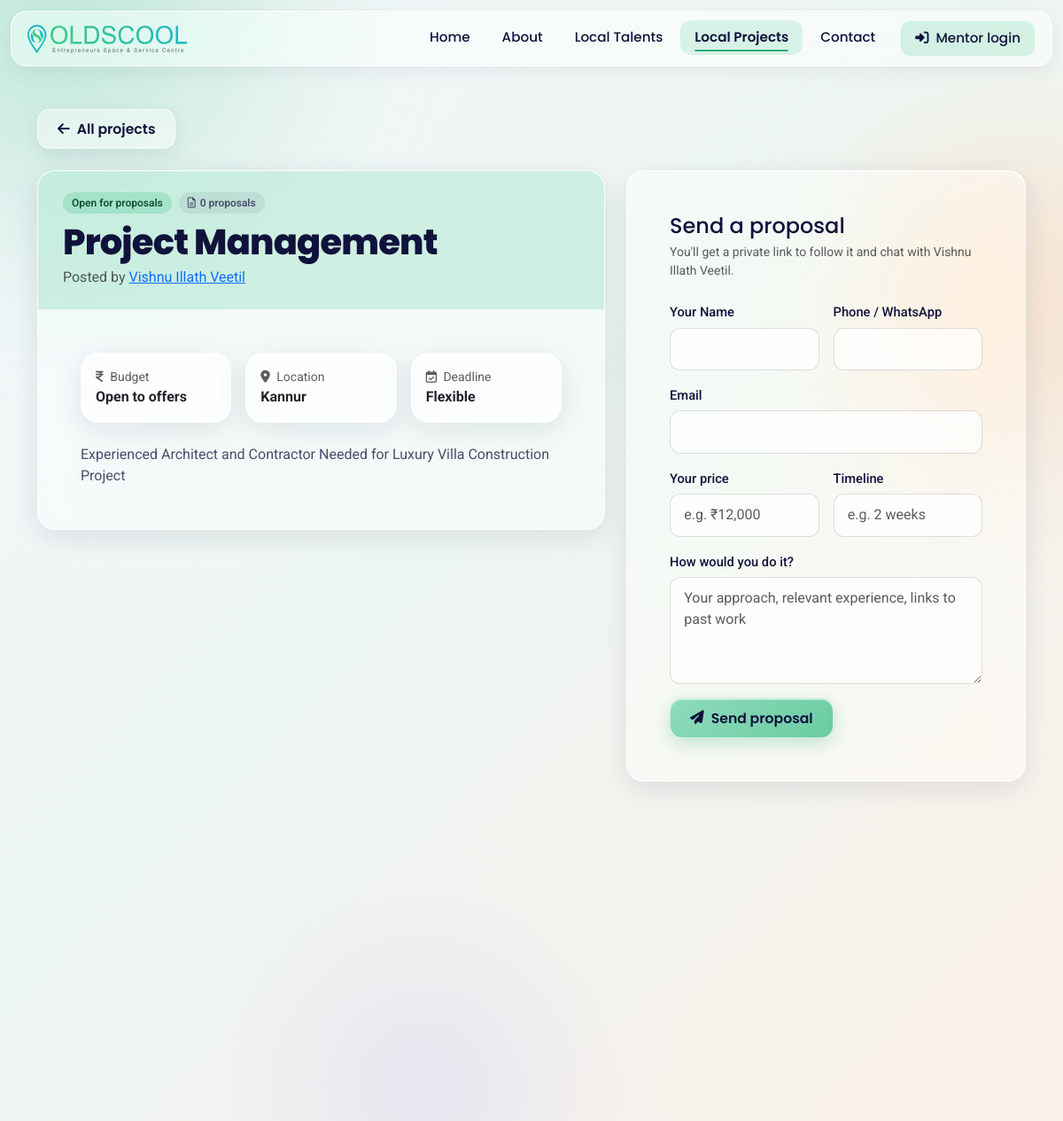
The app's page /project/project/89/ with its own data.
### localproj/models.py (models this page shows, shortened)
class Project (models.Model):
    project_name = models.TextField()
    posted_by = models.ForeignKey(Mentors, on_delete=models.CASCADE, default=36)
    LOCALITY_CHOICES = (
        ('Thiruvananthapuram','Thiruvananthapuram'),
        ('Kollam', 'Kollam'),
        ('Alappuzha', 'Alappuzha'),
        ('Pathanamthitta', 'Pathanamthitta'),
        ('Kottayam', 'Kottayam'),
        ('Idukki', 'Idukki'),
        ('Ernakulam', 'Ernakulam'),
        ('Thrissur', 'Thrissur'),
        ('Palakkad', 'Palakkad'),
        ('Malappuram', 'Malappuram'),
        ('Kozhikode', 'Kozhikode'),
        ('Wayanad', 'Wayanad'),
        ('Kannur', 'Kannur'),
        ('Kasaragod', 'Kasaragod'),
    )
    location = models.CharField(max_length = 20, choices = LOCALITY_CHOICES, null= False, blank = False)
    image = models.ImageField(
        upload_to='uploads/',
        null=True,
        blank=True,
        validators=[
            FileExtensionValidator(allowed_extensions=['jpg', 'jpeg'], message='Only JPEG/JPG files are allowed.'),
            validate_image_size,
        ]
    )
    start_date = models.DateField(null=True, blank=True)
    end_date = models.DateField(null=True, blank=True)
    description = models.TextField(null=True, blank=True)
    status = models.BooleanField(default=False)
    budget = models.CharField(max_length=60, blank=True, help_text='e.g. "₹15,000" or "₹500/hour"')
    skills = models.ManyToManyField(Specialization, blank=True, related_name='projects')
    STAGE_OPEN, STAGE_IN_PROGRESS, STAGE_CLOSED = 'open', 'in_progress', 'closed'
    STAGE_CHOICES = ((STAGE_OPEN, 'Open for proposals'), (STAGE_IN_PROGRESS, 'In progress'), (STAGE_CLOSED, 'Closed'))
    stage = models.CharField(max_length=12, choices=STAGE_CHOICES, default=STAGE_OPEN)

### mentor/models.py (models this page shows, shortened)
class Mentors(models.Model):
    name = models.CharField(max_length=40)
    contact = models.CharField(max_length=15, default = "")
    email = models.EmailField(max_length=100, default = None, null=True)
    qualification = models. CharField(max_length = 200, null= True)
    pub_date = models.DateTimeField("date published", default=timezone.now)
    categories = models.ManyToManyField(Category, related_name='mentors')
    specializations = models.ManyToManyField(Specialization, related_name='mentors', blank=True)
    date_of_birth = models.DateField("date of birth")
    experience = models.IntegerField("Years of Experience")
    WEEKDAY_CHOICES = (
        ('monday', 'Monday'),
        ('tuesday', 'Tuesday'),
        ('wednesday', 'Wednesday'),
        ('thursday', 'Thursday'),
        ('friday', 'Friday'),
        ('saturday', 'Saturday'),
        ('sunday', 'Sunday'),
    )
    start_weekday = models.CharField(max_length=10, choices=WEEKDAY_CHOICES, null=True, blank=True)
    end_weekday = models.CharField(max_length=10, choices=WEEKDAY_CHOICES, null=True, blank=True)
    time_from = models.TimeField("From", default='00:00')
    time_to = models.TimeField("To", default='00:00')
    image = models.ImageField(
        upload_to='uploads/',
        null=False,
        blank=False,
        default='uploads/01_2.jpg',
        validators=[
            FileExtensionValidator(allowed_extensions=['jpg', 'jpeg'], message='Only JPEG/JPG files are allowed.'),
            validate_image_size,
        ]
    )
    instagram = models.URLField(blank = True, null = True)
    linkedin = models.URLField(blank = True, null = True)
    Facebook = models.URLField(blank = True, null = True)
    LOCALITY_CHOICES = (
        ('thiruvananthapuram','Thiruvananthapuram'),
        ('kollam', 'Kollam'),
        ('alappuzha', 'Alappuzha'),
        ('pathanamthitta', 'Pathanamthitta'),
        ('kottayam', 'Kottayam'),
        ('idukki', 'Idukki'),
        ('ernakulam', 'Ernakulam'),
        ('thrissur', 'Thrissur'),
        ('palakkad', 'Palakkad'),
        ('malappuram', 'Malappuram'),
        ('kozhikode', 'Kozhikode'),
        ('wayanad', 'Wayanad'),
        ('kannur', 'Kannur'),
        ('kasaragod', 'Kasaragod'),
    )
    locality = models.CharField(max_length = 20, choices = LOCALITY_CHOICES, null= False, blank = False)
    about = models.TextField(max_length = 500, null = True)
    status = models.BooleanField(default = False)
    premium = models.BooleanField(default=False)
    headline = models.CharField(max_length=120, blank=True, help_text='e.g. "Brand designer · 8 years"')
    languages = models.CharField(max_length=100, blank=True, default='Malayalam, English')
    SESSION_LENGTH_CHOICES = ((15, '15 minutes'), (30, '30 minutes'), (45, '45 minutes'), (60, '1 hour'))
    session_minutes = models.PositiveSmallIntegerField(choices=SESSION_LENGTH_CHOICES, default=30)
    price_per_session = models.PositiveIntegerField(
        null=True, blank=True, help_text='In rupees, paid directly to the mentor. Leave empty if free.'
    )
    free_intro = models.BooleanField(default=True, help_text='Offers a free first call')
    verified = models.BooleanField(default=False)
    slug = models.SlugField(max_length=60, unique=True, blank=True)
    def get_absolute_url(self):
        return reverse('mentor:mentor_details', args=[self.slug])

### localproj/views.py (the view)
# urls.py: path('project/<int:pk>/', ProjectDetails.as_view(), name='project_details'),
class ProjectDetails(DetailView):
    template_name = 'project.html'
    context_object_name = 'project'
    def get_queryset(self):
        return Project.objects.filter(status=True).select_related('posted_by').prefetch_related('skills')
    def get_context_data(self, **kwargs):
        context = super().get_context_data(**kwargs)
        context.setdefault('form', CommentForm())
        context['proposal_count'] = self.object.comments.count()
        context['is_owner'] = current_mentor(self.request) == self.object.posted_by
        return context

### localproj/forms.py
class CommentForm(forms.ModelForm):
    phone_number = forms.CharField(max_length=15, validators=[validate_phone_number])
    class Meta:
        model = Comment
        fields = ['name', 'phone_number', 'email', 'response', 'proposed_price', 'timeline']

### connect/auth.py (called while the page is built)
def current_mentor(request):
    if not hasattr(request, '_current_mentor'):
        mentor_id = request.session.get(SESSION_KEY)
        request._current_mentor = (
            Mentors.objects.filter(pk=mentor_id, status=True).first() if mentor_id else None
        )
    return request._current_mentor

### connect/context_processors.py (called while the page is built)
def mentor(request):
    return {'current_mentor': current_mentor(request)}

### localproj/templates/project.html (shortened to what this page needs)
{% extends 'base.html' %}
{% load static %}
{% block navigation %}
  {% include 'nav.html' %}
{% endblock %}
{% block homebanner %}
  <div class="container mt-5">
    <a href="{% url 'localproj:all_projects' %}" class="btn btn-secondary mb-4"><i class="fa-solid fa-arrow-left"></i> All projects</a>
    <div class="row g-4">
      <div class="col-lg-7">
        <div class="card">
          <div class="card-header">
            <div class="d-flex flex-wrap gap-2 mb-2">
              {% include 'partials/status.html' with value=project.stage label=project.get_stage_display %}
              <span class="status-pill status-neutral"><i class="fa-regular fa-file-lines"></i> {{ proposal_count }} proposal{{ proposal_count|pluralize }}</span>
            </div>
            <h1 class="card-title page-title mb-0">{{ project.project_name }}</h1>
            <p class="text-muted mb-0 mt-1">Posted by <a href="{{ project.posted_by.get_absolute_url }}">{{ project.posted_by.name }}</a></p>
          </div>
          <div class="card-body p-4 p-md-5">
            <div class="row g-3 mb-4">
              <div class="col-sm-4">
                <div class="glass-panel glass-strong p-3 h-100">
                  <small class="text-muted d-block"><i class="fa-solid fa-indian-rupee-sign me-1"></i> Budget</small>
                  <strong>{{ project.budget|default:"Open to offers" }}</strong>
                </div>
              </div>
              <div class="col-sm-4">
                <div class="glass-panel glass-strong p-3 h-100">
                  <small class="text-muted d-block"><i class="fa-solid fa-location-dot me-1"></i> Location</small>
                  <strong>{{ project.location }}</strong>
                </div>
              </div>
              <div class="col-sm-4">
                <div class="glass-panel glass-strong p-3 h-100">
                  <small class="text-muted d-block"><i class="fa-regular fa-calendar-check me-1"></i> Deadline</small>
                  <strong>{{ project.end_date|default:"Flexible" }}</strong>
                </div>
              </div>
            </div>
            <p class="card-text text-preline mb-0">{{ project.description }}</p>
          </div>
        </div>
      </div>
      <div class="col-lg-5">
        {% if is_owner %}
          <div class="glass-panel p-4">
            <h2 class="h5">This is your project</h2>
            <p class="text-muted">Review proposals, chat with applicants and track milestones from your dashboard.</p>
            <a class="btn btn-primary" href="{% url 'connect:project_manage' project.pk %}"><i class="fa-solid fa-list-check"></i> Manage project</a>
          </div>
        {% elif project.stage != 'open' %}
          <div class="glass-panel p-4">
            <h2 class="h5">Not taking proposals</h2>
            <p class="text-muted mb-0">This project is {{ project.get_stage_display|lower }}. <a href="{% url 'localproj:all_projects' %}?stage=open">See open projects</a>.</p>
          </div>
        {% else %}
          <form method="POST" action="{% url 'localproj:add_comment' project.id %}" class="glass-panel p-4 p-md-5 sticky-aside">
            <h2 class="h4 mb-1">Send a proposal</h2>
            <p class="text-muted small mb-4">You'll get a private link to follow it and chat with {{ project.posted_by.name }}.</p>
            <div class="row g-md-3">
              <div class="col-md-6 form-group">
                <label for="name">Your Name</label>
                <input type="text" class="form-control" id="name" name="name" autocomplete="name" maxlength="50" value="{{ form.name.value|default:'' }}" required />
              </div>
              <div class="col-md-6 form-group">
                <label for="phone_number">Phone / WhatsApp</label>
                <input type="tel" class="form-control" id="phone_number" name="phone_number" autocomplete="tel" maxlength="15" value="{{ form.phone_number.value|default:'' }}" required />
              </div>
            </div>
            <div class="form-group">
              <label for="email">Email</label>
              <input type="email" class="form-control" id="email" name="email" autocomplete="email" maxlength="100" value="{{ form.email.value|default:'' }}" required />
            </div>
            <div class="row g-md-3">
              <div class="col-md-6 form-group">
                <label for="proposed_price">Your price</label>
                <input type="text" class="form-control" id="proposed_price" name="proposed_price" maxlength="60" placeholder="e.g. ₹12,000" value="{{ form.proposed_price.value|default:'' }}" />
              </div>
              <div class="col-md-6 form-group">
                <label for="timeline">Timeline</label>
                <input type="text" class="form-control" id="timeline" name="timeline" maxlength="60" placeholder="e.g. 2 weeks" value="{{ form.timeline.value|default:'' }}" />
              </div>
            </div>
            <div class="form-group">
              <label for="response">How would you do it?</label>
              <textarea class="form-control" id="response" name="response" rows="4" required placeholder="Your approach, relevant experience, links to past work">{{ form.response.value|default:'' }}</textarea>
            </div>
            <button type="submit" class="btn btn-primary"><i class="fa-solid fa-paper-plane"></i> Send proposal</button>
          </form>
        {% endif %}
      </div>
    </div>
  </div>
{% endblock %}

### records on screen
Project: project_name "Project Management", posted_by.name "Vishnu Illath Veetil", budget "Open to offers", location "Kannur", end_date "Flexible", description "Experienced Architect and Contractor Needed for Luxury Villa Construction Project"

### other values on screen
{{ label }} "Open for proposals"
{{ proposal_count }} "0"
